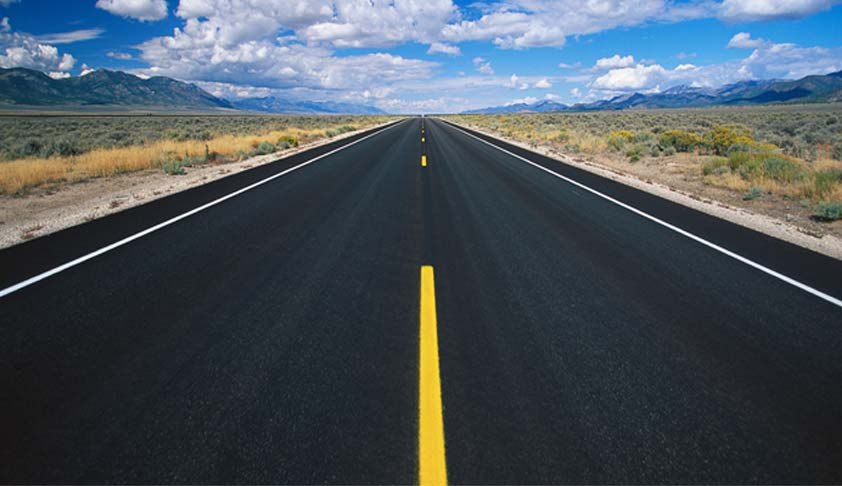
#> input picture Development_files/road2.jpg, 842 x 486 px, given in place of the camera
$ python edge_extraction_dialation.py
#> lines starting #> are read from the running program, lines starting #| are printed output that depends on the picture; after the words box and inside, x2 and y2 are one past the last pixel; in counts of white or black regions, pixels touching at a corner belong together
import cv2
import numpy as np
import copy
from matplotlib import pyplot as plt

cap=cv2.VideoCapture(0)

#img = cv2.imread('road.jpg')


while True:
    ret, img = cap.read()
#> img is the input picture: shape (486, 842, 3); mean B, G, R 92.4, 84, 73.5
    gray = cv2.cvtColor(img, cv2.COLOR_BGR2GRAY)
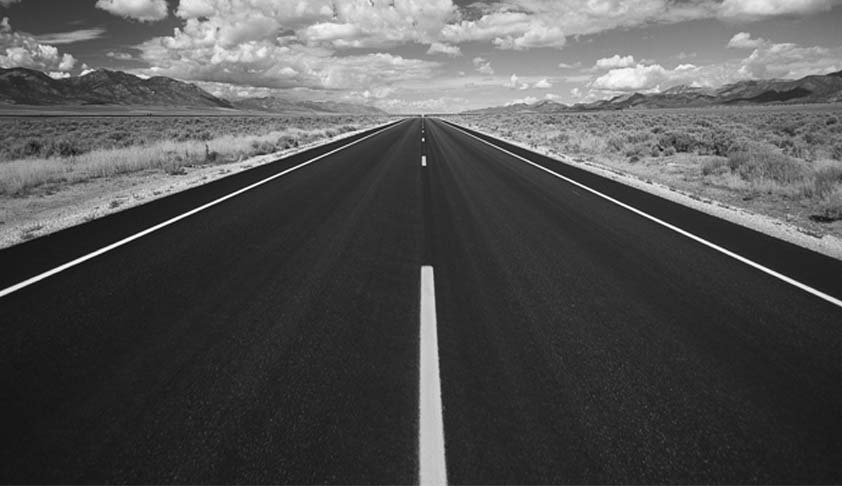
#> gray: shape (486, 842); min 3, max 255, mean 81.9
    blur1=cv2.GaussianBlur(gray,(5,5),0)
    blur=cv2.GaussianBlur(blur1,(5,5),0)
    kernel = np.ones((5,5),np.uint8)
    di = cv2.dilate(blur,kernel,iterations = 1)
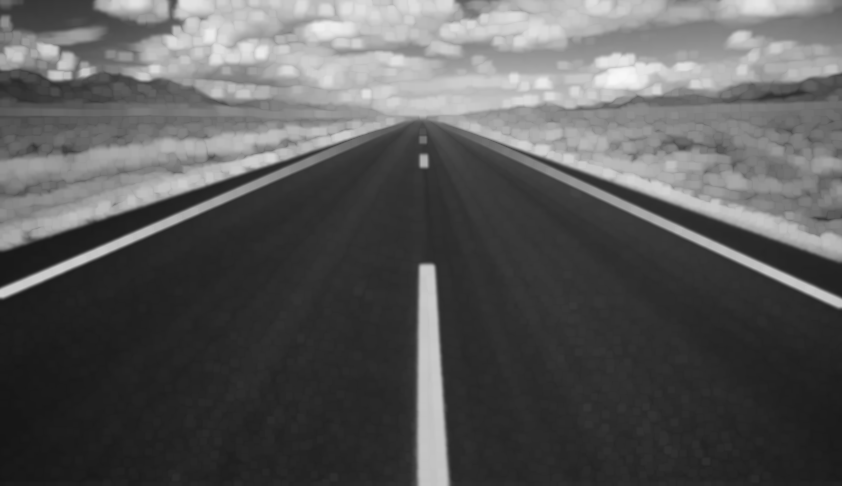
#> di: shape (486, 842); min 22, max 247, mean 89.2
    (thresh, im_bw) = cv2.threshold(di, 128, 255, cv2.THRESH_BINARY)
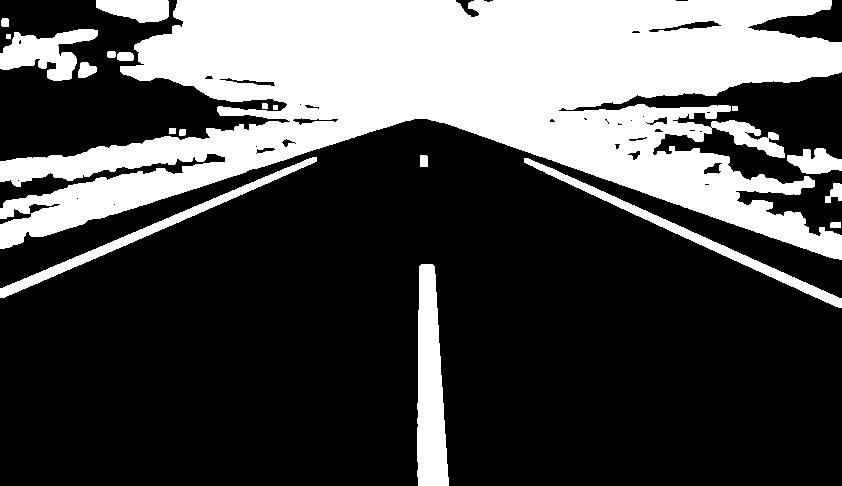
#> im_bw: shape (486, 842); 30.6% white; 20 white regions, largest, box (x1, y1, x2, y2) and area: (0, 0, 842, 260) 108068, (417, 264, 449, 486) 5275, (524, 158, 842, 308) 2968
    (thresh1, im_bw_blur) = cv2.threshold(blur, 128, 255, cv2.THRESH_BINARY)
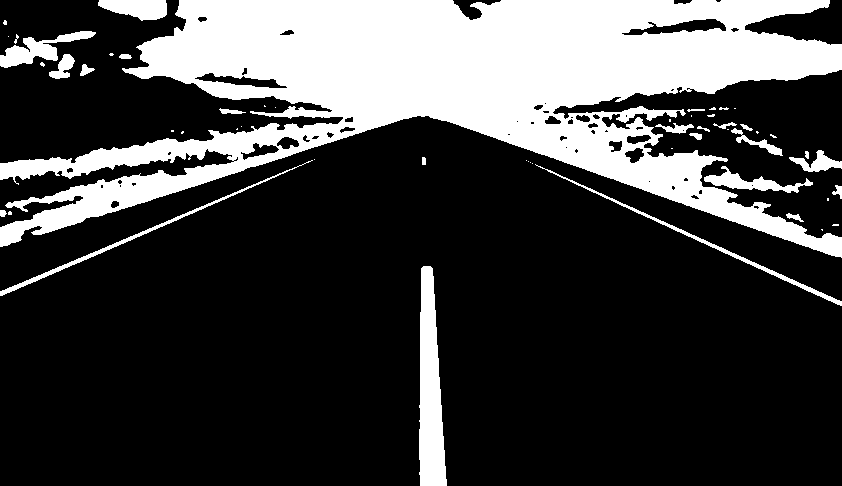
#> im_bw_blur: shape (486, 842); 25.3% white; 54 white regions (28 under 20 px), largest, box (x1, y1, x2, y2) and area: (0, 0, 842, 258) 91472, (419, 266, 447, 486) 4317, (0, 31, 96, 68) 1321
    img2=di-blur
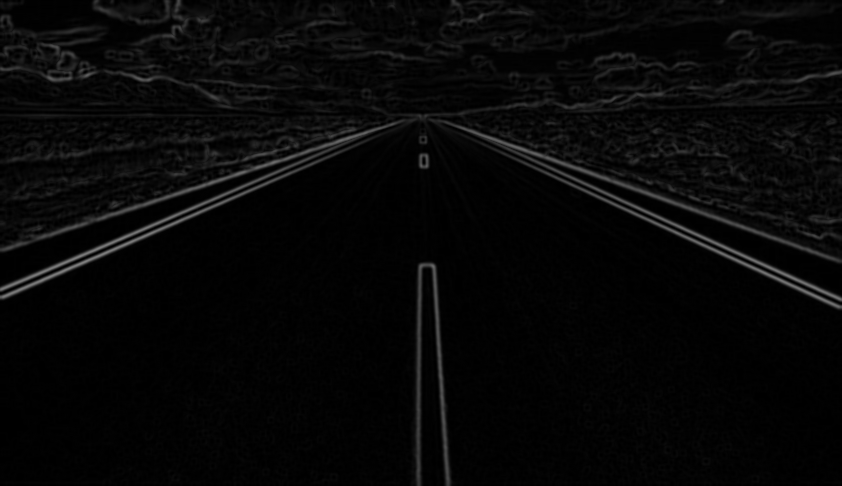
#> img2: shape (486, 842); min 0, max 128, mean 7.4
    img1=im_bw-im_bw_blur
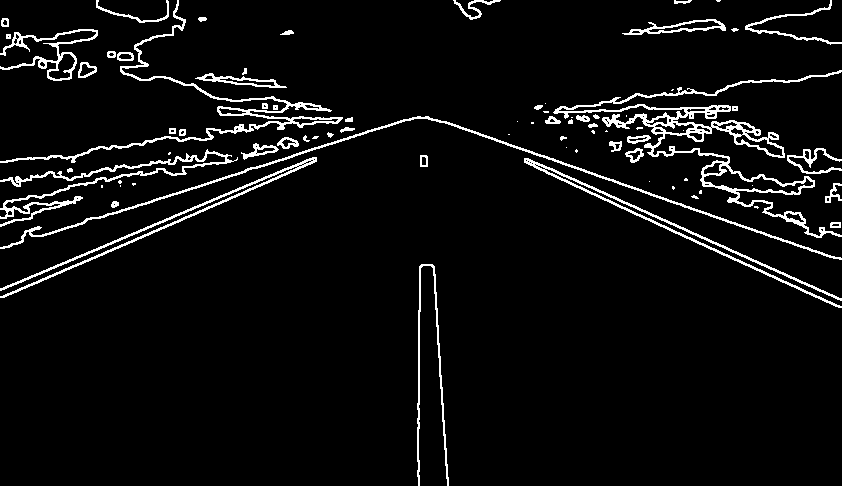
#> img1: shape (486, 842); 5.3% white in thin lines or dots
    img1=img1**2.8
#> img1: shape (486, 842) float64; values 0 (black) and 5474097.2 (white), 5.3% white in thin lines or dots
# [20 lines of commented-out code are left out]
    cv2.imshow('img1',img1)
    k = cv2.waitKey(30) & 0xff
#> (key Esc is pressed here)
    if k==27:
        break


cap.release()
cv2.destroyAllWindows()
